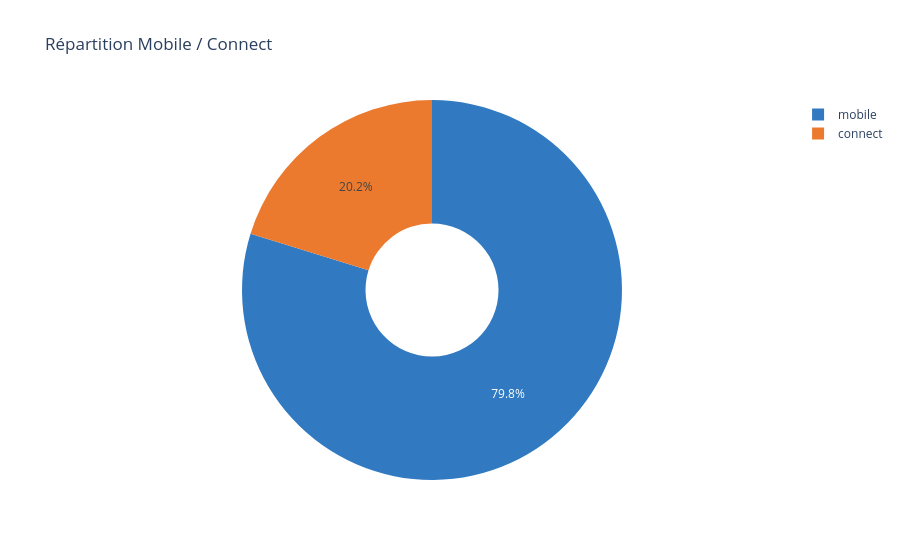

The notebook cell saved with this chart:
### Code cell
fig = px.pie(df, names='checkin_type',
             title='Répartition Mobile / Connect',
             color='checkin_type',
             color_discrete_map={'mobile': '#317AC1', 'connect': '#eb7a2f'},
             hole=0.35)
fig.show()

### Figure 1 — Plotly figure (JSON) as saved in the notebook; plotly's stock layout.template omitted (floating-point values rounded to 4 significant figures; data arrays with more than 128 entries replaced by an {"elided": "..."} marker saying what was removed)
{"data": [{"customdata": {"elided": "21310x1 str values"}, "domain": {"x": [0, 1], "y": [0, 1]}, "hole": 0.35, "hovertemplate": "checkin_type=%{customdata[0]}<extra></extra>", "labels": {"elided": "21310 str values"}, "legendgroup": "", "marker": {"colors": {"elided": "21310 str values"}}, "name": "", "showlegend": true, "type": "pie"}], "layout": {"legend": {"tracegroupgap": 0}, "title": {"text": "Répartition Mobile / Connect"}}}
